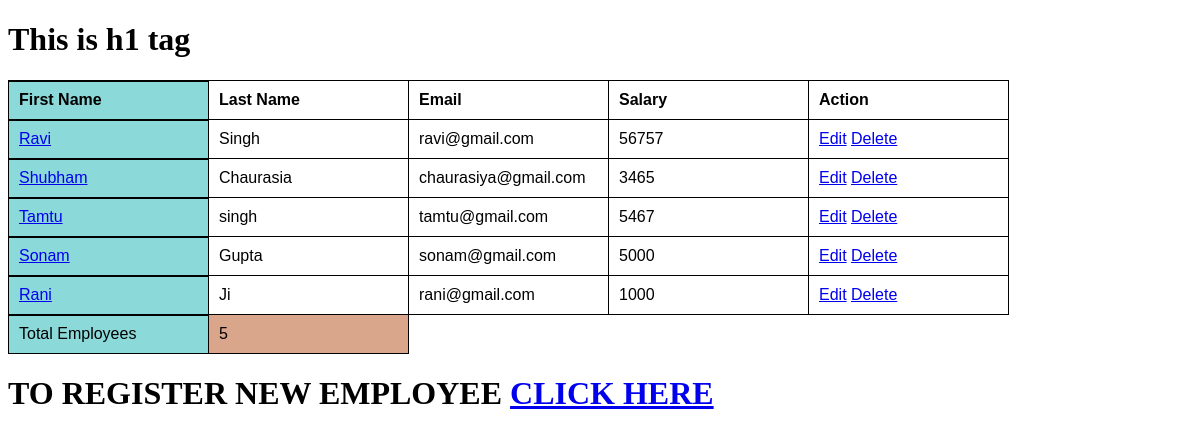
/employees/, run on the app's committed database.
### crud/models.py (models this page shows, shortened)
class employees(models.Model):
	registration_id = models.IntegerField(null=True, blank=True)
	first_name = models.CharField(max_length=20)
	last_name = models.CharField(max_length=20)
	email = models.CharField(max_length=25)
	role = models.CharField(choices=EMPLOYEE_ROLE, max_length=20, null=True)
	salary = models.IntegerField(null=True,blank=True)
	objects = models.Manager() #Default Manager
	Teri = CustomManager()  # Custom Maneger

### crud/views.py (the view)
# urls.py: path('', views.home),
def home(request):
	emp_obj = employees.Teri.get_stu_roll_range(3,7)
	print("###########",emp_obj.explain())
	length = len(emp_obj)
	return render(request,'crud/home.html',{'empls':emp_obj,'length':length})

### crud/models.py (called while the page is built)
	def get_stu_roll_range(self,r1,r2):
		return super().get_queryset().filter(id__range=(r1,r2))

### crud/templates/crud/home.html (shortened to what this page needs)
{% load static %}
<!DOCTYPE html>
<html lang="en">
<head>
    <link rel="stylesheet" href="{% static 'css/style.css' %}"/>
</head>
<body>
    <h1>This is h1 tag </h1>
    <table>
        <th>First Name</th>
        <th>Last Name</th>
        <th>Email</th>
        <th>Salary</th>
        <th>Action</th>
{% for employee in empls %}
<tr>
    <td><a href="/employees/{{employee.id}}">{{employee.first_name}}</a><br></td>
    <td>{{employee.last_name}}<br></td>
    <td>{{employee.email}}<br> </td>
    <td>{{employee.salary}}<br> </td>
    <td><a href="/employees/edit/{{employee.id}}">Edit</a> <a href="/employees/delete/{{employee.id}}">Delete</a> <br> </td>
</tr>
{% endfor %}
<tfoot>
        <tr><td>Total Employees </td><td>{{length}}</td></tr>
      </tfoot>
    </table>
<h1>TO REGISTER NEW EMPLOYEE <a href="/employees/registration">CLICK HERE</a></h1>
</body>
</html>

### crud/static/css/style.css (style rules this page uses)
table { border-collapse: collapse; font-family: helvetica }
td, th { border: 1px solid; padding: 10px; min-width: 200px; background: white; box-sizing: border-box; text-align: left; }
tfoot { position: -webkit-sticky; bottom: 0; z-index: 2; }
tfoot td { position: sticky; bottom: 0; z-index: 2; background: hsl(20, 50%, 70%); }
tfoot td:first-child { z-index: 3; }
tr > :first-child { position: -webkit-sticky; position: sticky; background: hsl(180, 50%, 70%); left: 0; }
tr > :first-child { box-shadow: inset 0px 1px black; }

### data on the page
employees: first_name "Ravi", last_name "Singh", email "ravi@gmail.com", salary "56757"
employees: first_name "Shubham", last_name "Chaurasia", email "chaurasiya@gmail.com", salary "3465"
employees: first_name "Tamtu", last_name "singh", email "tamtu@gmail.com", salary "5467"
employees: first_name "Sonam", last_name "Gupta", email "sonam@gmail.com", salary "5000"
employees: first_name "Rani", last_name "Ji", email "rani@gmail.com", salary "1000"

### other printed values
{{ length }} "5"
